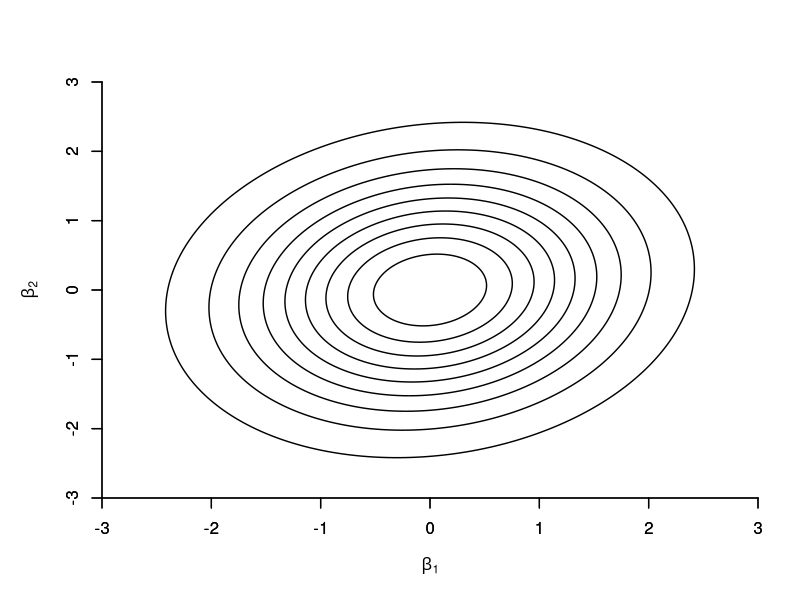
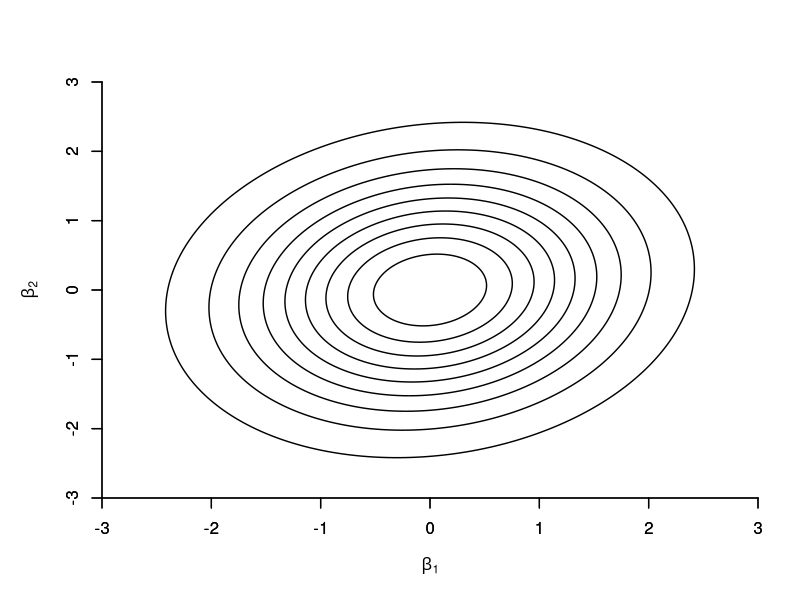

These figures' R source, in order:
#################################################
### This file generates Figure 7.3b
### Contours of Joint Distribution of 
### (beta_1_hat,beta_2_hat), heteroskedastic case 
#################################################


x <- seq(from=-3,by=0.01,length.out=701)
fun2 <- function(x,y){z<-(x^2-(1/4)*y*x+y^2)*(4/5)}
f <- outer(x,x,Vectorize(fun2))
cdf_f <- pchisq(f,2)

wd <- 1.4

pdf("HANSEN7-3b.pdf",family="Helvetica",colormodel='cmyk',width=4.5,height=4.5)	
oldpar <- par(mar=c(5.1,5.1,4.1,2.1))
contour(x,x,cdf_f,ylim=c(-3,3),xlim=c(-3,3), zlim=c(0,1), nlevels=9, 
        drawlabels=FALSE,xlab=expression(paste(beta[1])),ylab=expression(paste(beta[2])),
        xaxs="i",yaxs="i",bty="n",cex.lab=1.0,lwd=wd)	
axis(1,lwd=wd)
axis(2,lwd=wd)	
par(oldpar)
dev.off()

postscript("HANSEN7-3b.eps",paper="special",width=4.5,height=4.5,horizontal=FALSE,onefile=FALSE,family="Helvetica",colormodel='cmyk')	
oldpar <- par(mar=c(5.1,5.1,4.1,2.1))
contour(x,x,cdf_f,ylim=c(-3,3),xlim=c(-3,3), zlim=c(0,1), nlevels=9, 
        drawlabels=FALSE,xlab=expression(paste(beta[1])),ylab=expression(paste(beta[2])),
        xaxs="i",yaxs="i",bty="n",cex.lab=1.0,lwd=wd)	
axis(1,lwd=wd)
axis(2,lwd=wd)	
par(oldpar)
dev.off()
